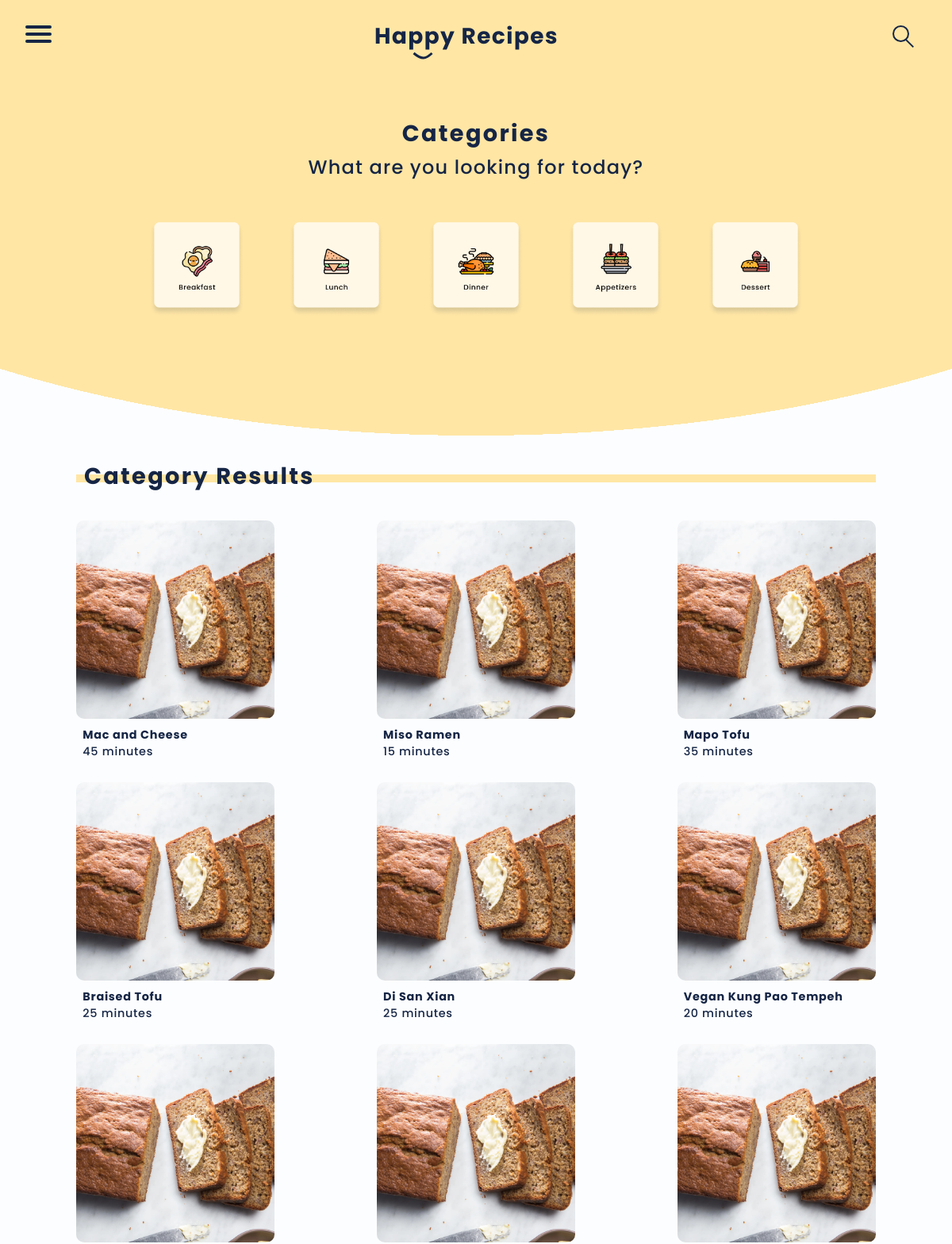
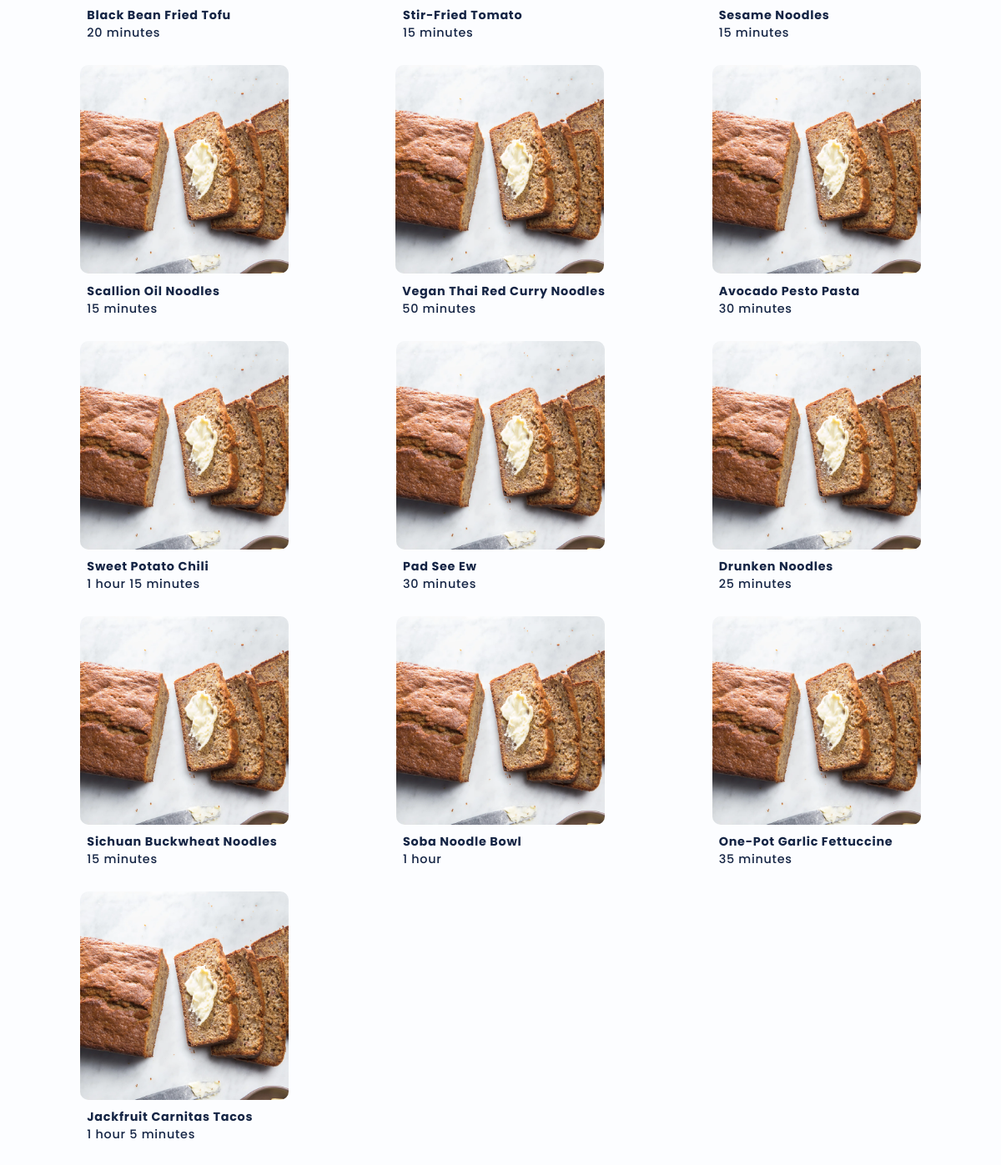
Screenshot of /category-list.php?category=Dinner with the database file from the repository (2 pictures, top to bottom).
### tables this page shows
CREATE TABLE `recipes` (
  `id` int(11) NOT NULL,
  `file_id` int(11) NOT NULL,
  `title` varchar(250) NOT NULL,
  `category` varchar(250) NOT NULL,
  `make_time` varchar(250) NOT NULL,
  `ingredients` varchar(5000) NOT NULL,
  `steps` varchar(10000) NOT NULL,
  `date_created` datetime NOT NULL,
  `date_updated` datetime NOT NULL
);

### category-list.php (the view, shortened to what this page needs)
<?php
include_once __DIR__ . '/_global/header.php';
if (isset($_GET['category'])) {
    $category = $_GET['category'];
}
$query = "SELECT * FROM recipes WHERE  category = '$category'";;
$db_results = mysqli_query($db_connection, $query);
?>
<div class="center">
      <div class="hero">
   <h1>Categories</h1>
   <h2>What are you looking for today?</h2>
   </div>
   </div>
      <div class="grid2">
         <div>
         <a href="category-list.php?category=Breakfast">
         <img src="imgs/breakfast.png" alt="chicken"></a>
         </div>
         <div>
         <a href="category-list.php?category=Lunch">
         <img src="imgs/lunch.png" alt="chicken"></a>
         </div>
         <div>
         <a href="category-list.php?category=Dinner">
         <img src="imgs/dinner.png" alt="chicken"></a>
         </div>
         <div>
         <a href="category-list.php?category=Appetizer">
         <img src="imgs/appetizers.png" alt="chicken"></a>
         </div>
         <div>
         <a href="category-list.php?category=Dessert">
            <img src="imgs/dessert.png" alt="chicken"></a>
         </div>
         </div>
<div class= "recipemargin categoryresults">
    <div class="strike">
        <div class="recipes">
        <h1>Category Results</h1>
        </div>
    </div>
<div class="grid">
<?php
    while ($row = mysqli_fetch_assoc($db_results)) {
        echo '<div class="list">
        <a href="view.php?id=' . $row['id'] . '">
        <div class="image">
            <img src="imgs/fullbanana.png" alt="image"></a>
        </div>
        <div class="recipetitle">
            <h2>' . $row['title'] . '</h2></a>
        </div>
        <div class="recipetime">
        <h2>' . $row['make_time'] . '</h2></a>
    </div></a>
        </div>';
    }
    ?>
<?php
include_once __DIR__ . '/_global/footer.php';
?>

### css/stylesheet.css (style rules this page uses)
html { -webkit-text-size-adjust: 100%; box-sizing: border-box; }
body { margin: 0; padding: 0; border: 0; font-family: 'Poppins',sans-serif; font-size: 1rem; color: #152545; background-color: #FCFDFF; }
.hero { text-align: center; }
.center { display: flex; justify-content: center; height: 500px; background: radial-gradient(90% 500px at 50% -50px, #FFE6A5 100%, transparent 100%) no-repeat; }
h1 { letter-spacing: 0.08em; padding-top: 3rem; margin: 0; font-size: 1.8rem; }
h2 { font-style: normal; font-weight: 500; font-size: 1.5rem; letter-spacing: 0.05em; margin-top: .2rem; }
.recipes { position: absolute; top: 0; left: 0; }
div.recipes>h1 { padding: 0; }
div.recipes { margin-top: -19px; margin-left: 10px; }
.strike { position: relative; background-color: #FFE6A5; height: 10px; margin: 4rem 4rem 0; }
.grid, .grid2 { display: grid; justify-items: center; margin-top: 3rem; }
.grid { grid-template-columns: repeat(auto-fit, minmax(300px, 1fr)); }
.grid2 { margin-top: -20rem; padding: 0 10rem 0; grid-template-columns: repeat(auto-fit, minmax(140px, 1fr)); }
div.grid2>div>a>img { width:120px; }
.recipemargin { margin: 0 2rem; }
.recipemargin { margin-top: -4rem; }
div.image>a>img { width:250px; height: 250px; object-fit: cover; border-radius: 10px; }
div.recipetitle>h2 { font-size: .9rem; font-weight: bold; padding-left: .5rem; margin-bottom: 0; }
div.recipetime>h2 { font-size: .9rem; padding-left: .5rem; margin-top: 0; padding-top:0; padding-bottom: 1rem; }
.categoryresults { padding-top:12rem; }
@media screen and (max-width: 1300px) { .grid2 { grid-template-columns: repeat(auto-fit, minmax(100px, 1fr)) } }
@media screen and (max-width: 1300px) { .categoryresults { padding-top: 12rem; } }

### rows the page displays
recipes: title "Mac and Cheese", make_time "45 minutes"
recipes: title "Miso Ramen", make_time "15 minutes"
recipes: title "Mapo Tofu", make_time "35 minutes"
recipes: title "Braised Tofu", make_time "25 minutes"
recipes: title "Di San Xian", make_time "25 minutes"
recipes: title "Vegan Kung Pao Tempeh", make_time "20 minutes"
recipes: title "Black Bean Fried Tofu", make_time "20 minutes"
recipes: title "Stir-Fried Tomato", make_time "15 minutes"
recipes: title "Sesame Noodles", make_time "15 minutes"
recipes: title "Scallion Oil Noodles", make_time "15 minutes"
recipes: title "Vegan Thai Red Curry Noodles", make_time "50 minutes"
recipes: title "Avocado Pesto Pasta", make_time "30 minutes"
recipes: title "Sweet Potato Chili", make_time "1 hour 15 minutes"
recipes: title "Pad See Ew", make_time "30 minutes"
recipes: title "Drunken Noodles", make_time "25 minutes"
recipes: title "Sichuan Buckwheat Noodles", make_time "15 minutes"
recipes: title "Soba Noodle Bowl", make_time "1 hour"
recipes: title "One-Pot Garlic Fettuccine", make_time "35 minutes"
recipes: title "Jackfruit Carnitas Tacos", make_time "1 hour 5 minutes"
